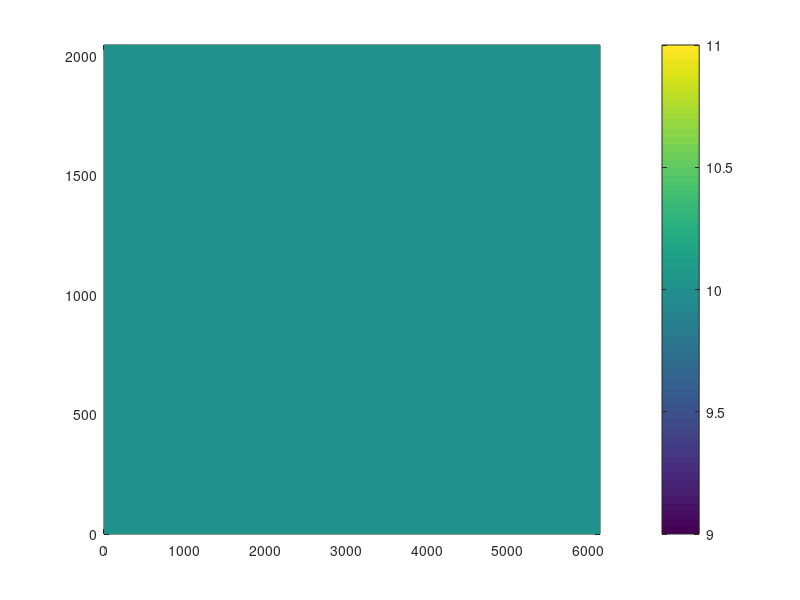

Here is the MATLAB script that generated this plot: (Note: this script raises an error after producing the figure.)
clear all

m=3072;
n=1024;
dx=2.0;
x=[0:m-1]*dx;
y=(0:n-1)*dx;
dep=zeros([n,m]);
dep(:,:)=10.0;

dep_shallow=10.0;
dep_deep=10.0;

for j=1:n
    for i=1:m
     dep(j,i)=dep_deep-(dep_deep-dep_shallow)*(j-1.)/(n-1.0);
    end
end

pcolor(x,y,dep),shading flat
colorbar
save -ASCII depth.txt dep